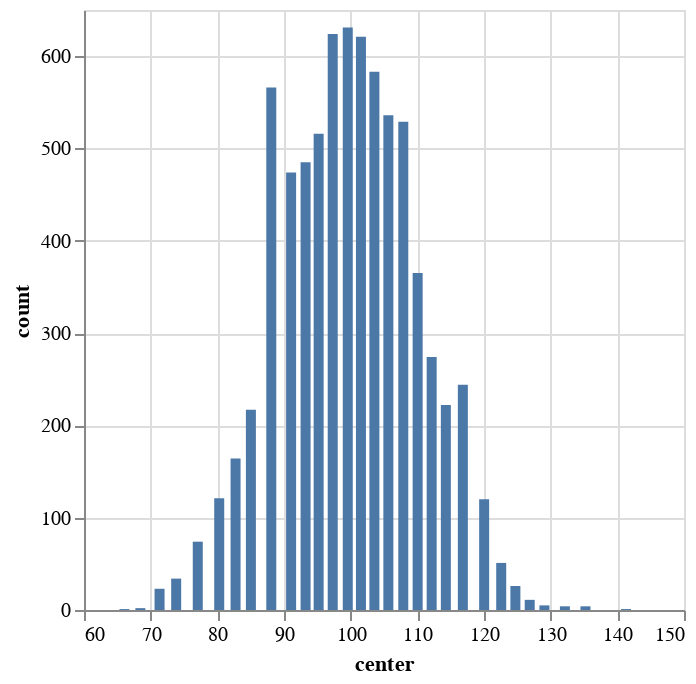

Source (notebook cell):
### Code cell
import altair as alt
import pandas as pd 
field = "var_a"
domain = "values"

data = metric_data[field]["histogram"][domain]
data = pd.DataFrame([dict(zip(("bin", "center", "count"), item)) for item in data])

### Figure 1 — Vega-Lite specification as saved in the notebook (floating-point values rounded to 4 significant figures)
{"config": {"view": {"continuousWidth": 300, "continuousHeight": 300}}, "data": {"name": "data-6c102ed69110806a5278aa533add2951"}, "mark": {"type": "bar"}, "encoding": {"opacity": {"condition": {"param": "param_7", "value": 1, "empty": true}, "value": 0.5}, "tooltip": [{"field": "center", "title": "Center", "type": "quantitative"}, {"field": "count", "title": "Count", "type": "quantitative"}], "x": {"field": "center", "type": "quantitative"}, "y": {"field": "count", "type": "quantitative"}}, "params": [{"name": "param_7", "select": {"type": "point", "clear": "mouseout", "fields": ["center"], "on": "mouseover"}}], "$schema": "https://vega.github.io/schema/vega-lite/v5.17.0.json", "datasets": {"data-6c102ed69110806a5278aa533add2951": [{"bin": 1, "center": 66.06, "count": 1.0, "center_diff": null}, {"bin": 2, "center": 68.46, "count": 2.0, "center_diff": 2.392}, {"bin": 3, "center": 71.33, "count": 23.0, "center_diff": 2.878}, {"bin": 4, "center": 73.83, "count": 34.0, "center_diff": 2.493}, {"bin": 5, "center": 77.06, "count": 74.0, "center_diff": 3.237}, {"bin": 6, "center": 80.28, "count": 121.0, "center_diff": 3.219}, {"bin": 7, "center": 82.74, "count": 164.0, "center_diff": 2.452}, {"bin": 8, "center": 85.03, "count": 217.0, "center_diff": 2.3}, {"bin": 9, "center": 88.09, "count": 566.0, "center_diff": 3.058}, {"bin": 10, "center": 91.07, "count": 474.0, "center_diff": 2.975}, {"bin": 11, "center": 93.24, "count": 485.0, "center_diff": 2.172}, {"bin": 12, "center": 95.2, "count": 516.0, "center_diff": 1.958}, {"bin": 13, "center": 97.31, "count": 624.0, "center_diff": 2.111}, {"bin": 14, "center": 99.56, "count": 631.0, "center_diff": 2.256}, {"bin": 15, "center": 101.5, "count": 621.0, "center_diff": 1.978}, {"bin": 16, "center": 103.6, "count": 583.0, "center_diff": 2.016}, {"bin": 17, "center": 105.7, "count": 536.0, "center_diff": 2.095}, {"bin": 18, "center": 107.9, "count": 529.0, "center_diff": 2.24}, {"bin": 19, "center": 110.0, "count": 365.0, "center_diff": 2.155}, {"bin": 20, "center": 112.2, "count": 274.0, "center_diff": 2.103}, {"bin": 21, "center": 114.3, "count": 222.0, "center_diff": 2.126}, {"bin": 22, "center": 116.8, "count": 244.0, "center_diff": 2.551}, {"bin": 23, "center": 120.0, "count": 120.0, "center_diff": 3.194}, {"bin": 24, "center": 122.6, "count": 51.0, "center_diff": 2.56}, {"bin": 25, "center": 124.7, "count": 26.0, "center_diff": 2.127}, {"bin": 26, "center": 126.9, "count": 11.0, "center_diff": 2.149}, {"bin": 27, "center": 129.1, "count": 5.0, "center_diff": 2.206}, {"bin": 28, "center": 132.1, "count": 4.0, "center_diff": 3.072}, {"bin": 29, "center": 135.2, "count": 4.0, "center_diff": 3.083}, {"bin": 30, "center": 141.3, "count": 1.0, "center_diff": 6.081}]}}
